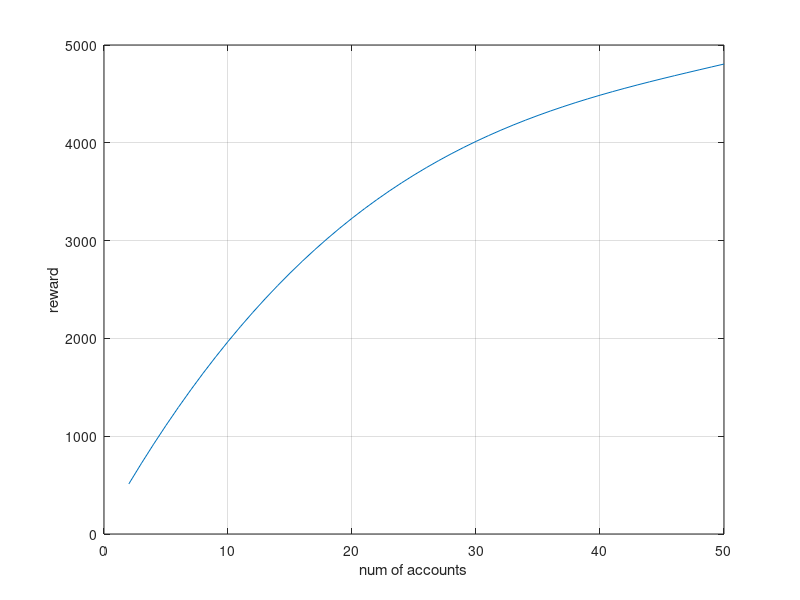
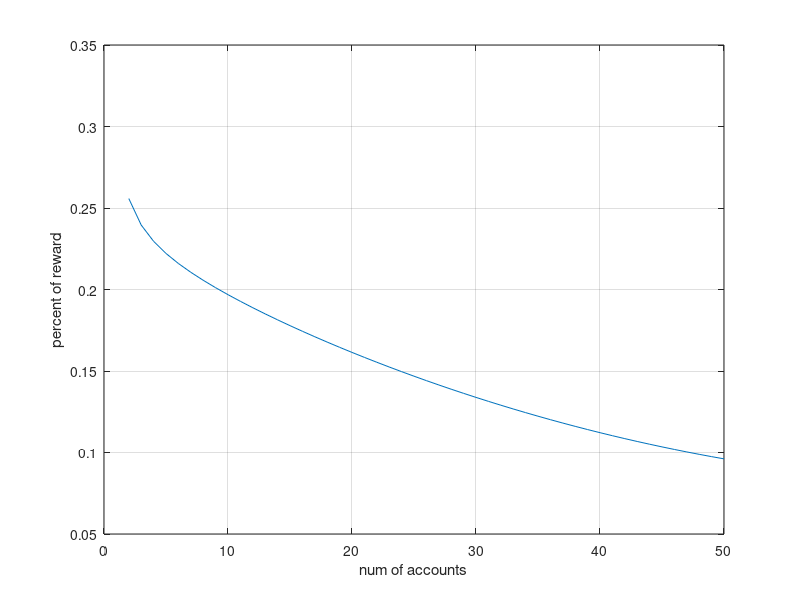

Here is the MATLAB script that generated these plots, in order:
clear;clc;close all

x = [2, 10, 20, 40, 50]';
y = [500, 2000, 3200, 4500, 4800]';

P = polyfit(x, y, 3);

X = [2:50]';
Y = polyval(P, X);

figure(1)
plot(X, Y)

grid on
xlabel('num of accounts')
ylabel('reward')

figure(2)
plot(X, Y./(X.*1000))
grid on
xlabel('num of accounts')
ylabel('percent of reward')